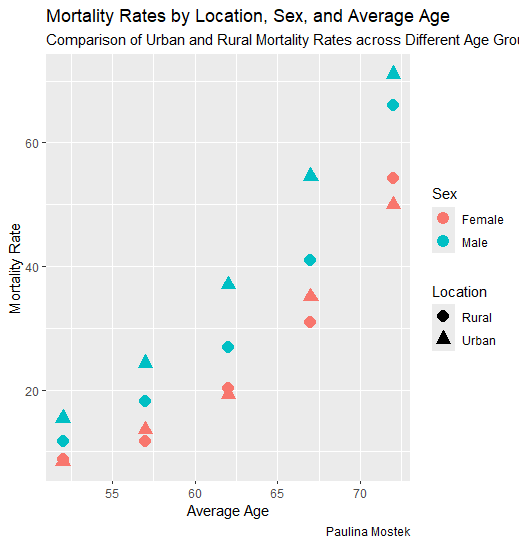

Reproduce this figure in R.
#Swirl project: Mortality Rates
#Step 1: Install these libraries
library(tidyverse) #installs tidyverse library
install.packages("ggpmisc") #installs ggpmisc package
library(ggpmisc) #installs ggpmisc library


#Step 2. Recognize the first column (Age)
VADeaths1<-as.data.frame(VADeaths) #Converts the data to a dataframe
VADeaths2<- tibble::rownames_to_column(VADeaths1, "Age") #Converts the data to a tibble (table) with the 1st column being Age

#Step 3. Use pivot_longer(),separate(), and mutate()
#Part A:pivot_longer() to combine location and sex:
VADeaths_long <- VADeaths2 %>%
  pivot_longer(cols = -Age, names_to = "Location_Sex", values_to = "Rate")
#This pivots all columns except for age (-age is the exception), moves the original location/sex columns (rural female, rural male, etc.) to a new column “Location_Sex”, and store the mortality rates in a new column “Rate”.


#Part B: separate() to split the Location_Sex column:
VADeaths_separated <- VADeaths_long %>%
  separate(Location_Sex, into = c("Location", "Sex"), sep = " ")
#This splits Location_Sex into 2 columns, Location and Sex, separated by a space. "Urban male" would be split into "location: urban" and "sex: male".

#Part C: separate() to split the age column
VADeaths_ages <- VADeaths_separated %>%
  separate(Age, into = c("LowAge", "HighAge"), sep = "-")
#This splits Age into 2 columns, LowAge and HighAge, separated by dash. “70-74” would be converted to “LowAge: 70” and “HighAge: 74”.

#Part d: mutate() to calculate the average age:
VADeaths3 <- VADeaths_ages %>%
  mutate(
    LowAge = as.integer(LowAge),   
    HighAge = as.integer(HighAge),
    AvgAge = (LowAge + HighAge) / 2 #Creates an Average Age column by simple math
  )
#This converts LowAge and HighAge to an integer data type. 

#mutate() convert Rate and AvgAge to dbl:
VADeaths4 <- VADeaths3 %>%
  mutate(
    Rate = as.numeric(Rate),
    AvgAge = as.numeric(AvgAge)
  )
#This converts Rate and AvgAge into numeric data types (doubles) so it matches the final table

#Step 4. Build ggplot
ggplot(VADeaths4, aes(x = AvgAge, y = Rate, color = Sex, shape = Location)) + 
  geom_point(size = 4) +  # Points to represent Rate vs AvgAge
  labs(
    title = "Mortality Rates by Location, Sex, and Average Age",
    subtitle = "Comparison of Urban and Rural Mortality Rates across Different Age Groups",
    x = "Average Age", #Labels X Axis
    y = "Mortality Rate", #Labels Y Axis
    caption = "Paulina Mostek" #Caption is my name
  )
#This graph uses each of the 4 variables Age, Rate, Sex, and Location.
